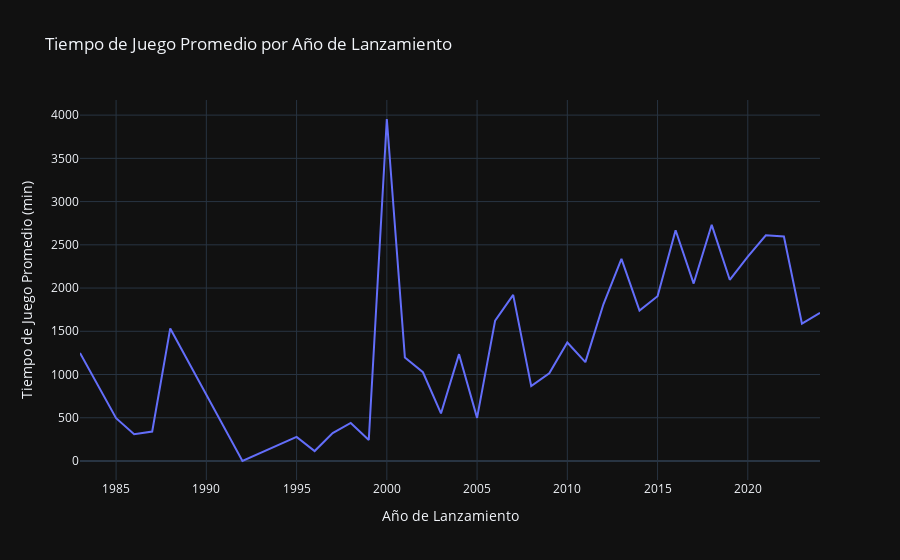

Notebook code for this chart:
### Markdown cell above
- Observamos al mayoría de puntos concentrados en el extremo inferior izquierdo, lo que sugiere que la mayoría de los juegos tienen un tiempo de juego promedio relativamente bajo y un nº menor de reseñas positivas.
- Vemos una leve tendencia que sugiere que los juegos con más tiempo de juego promedio pueden tener más reseñas positivas.
- Podemos apreciar como hay menos juegos con un tiempo de juego muy alto, lo cual es esperable ya que los juegos con largas horas de juego suelen ser menos comunes a día de hoy.
- El tiempo de juego promedio de la mayoría de los juegos es bajo, con algunos alcanzando valores más altos. Esto refleja el hecho de que hay muchos juegos casuales o con una experiencia de juego más corta en la plataforma.

### Code cell
# Convertimos 'release_date' a datetime
videogames_data['release_date'] = pd.to_datetime(videogames_data['release_date'])

# Extraer el año de la fecha de lanzamiento.
videogames_data['release_year'] = videogames_data['release_date'].dt.year

# Calcular métricas anuales como el tiempo jugado promedio por año.
annual_avg_playtime = videogames_data.groupby('release_year')['average_forever'].mean().reset_index()

# Crear un gráfico de líneas con Plotly para visualizar la tendencia a lo largo del tiempo.
fig = px.line(annual_avg_playtime, x='release_year', y='average_forever',
              title='Tiempo de Juego Promedio por Año de Lanzamiento',
              labels={'release_year': 'Año de Lanzamiento', 'average_forever': 'Tiempo de Juego Promedio (min)'},
              template="plotly_dark")


fig.show()

# Exportar el gráfico como HTML
# fig.write_html("graphs/7.html")

### Figure 1 — Plotly figure (JSON) as saved in the notebook; plotly's stock layout.template omitted (floating-point values rounded to 4 significant figures)
{"data": [{"hovertemplate": "Año de Lanzamiento=%{x}<br>Tiempo de Juego Promedio (min)=%{y}<extra></extra>", "legendgroup": "", "line": {"color": "#636efa", "dash": "solid"}, "marker": {"symbol": "circle"}, "mode": "lines", "name": "", "orientation": "v", "showlegend": false, "type": "scatter", "x": [1983, 1985, 1986, 1987, 1988, 1992, 1995, 1996, 1997, 1998, 1999, 2000, 2001, 2002, 2003, 2004, 2005, 2006, 2007, 2008, 2009, 2010, 2011, 2012, 2013, 2014, 2015, 2016, 2017, 2018, 2019, 2020, 2021, 2022, 2023, 2024], "xaxis": "x", "y": [1249, 495.5, 310, 341, 1533, 0, 278, 115, 323.5, 440, 243.7, 3955, 1198.0, 1026.0, 550, 1236.0, 498.8, 1623.0, 1921.0, 866.5, 1015.0, 1371.0, 1144.0, 1812.0, 2338.0, 1739.0, 1906.0, 2668.0, 2052.0, 2731.0, 2095.0, 2364.0, 2611.0, 2596.0, 1588.0, 1714], "yaxis": "y"}], "layout": {"legend": {"tracegroupgap": 0}, "title": {"text": "Tiempo de Juego Promedio por Año de Lanzamiento"}, "xaxis": {"anchor": "y", "domain": [0, 1], "title": {"text": "Año de Lanzamiento"}}, "yaxis": {"anchor": "x", "domain": [0, 1], "title": {"text": "Tiempo de Juego Promedio (min)"}}}}
